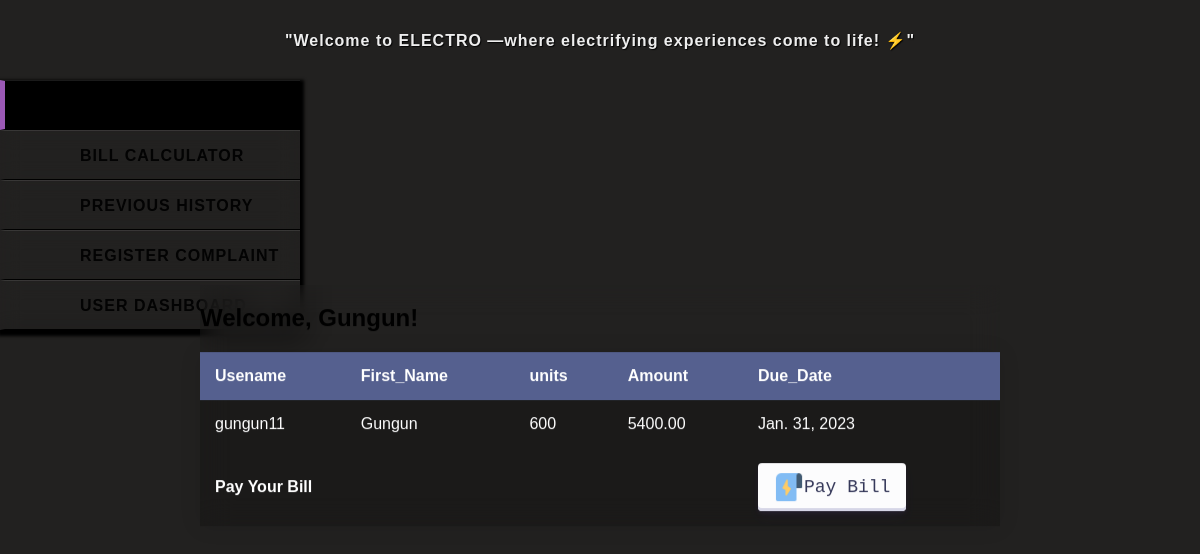
Page /userhomepage/ (signed in) on the committed database.
### electro/models.py (models this page shows)
class CustomUser(AbstractUser):
    id = models.AutoField(primary_key=True)
    USER_TYPE_CHOICES = [
        ('user', 'User'),
        ('staff', 'Staff')
        ]
    user_type = models.CharField(max_length=50, choices=USER_TYPE_CHOICES)
    firstname=models.CharField(max_length=255)
    lastname=models.CharField(max_length=255)
    emailid = models.CharField(max_length=255)
    phone_number = models.CharField(max_length=15, unique=True,null=True,blank=True)
    groups = models.ManyToManyField(
        'auth.Group',
        related_name='custom_user_groups',
        blank=True,
        help_text='The groups this user belongs to. A user will get all permissions granted to each of their groups.',
        verbose_name='groups',
    )
    user_permissions = models.ManyToManyField(
        'auth.Permission',
        related_name='custom_user_permissions',
        blank=True,
        help_text='Specific permissions for this user.',
        verbose_name='user permissions',
    )

class Unit(models.Model):
    staff = models.ForeignKey(CustomUser, related_name='added_units', on_delete=models.CASCADE,null=True)
    user= models.ForeignKey(CustomUser, related_name='received_units', on_delete=models.CASCADE,null=True)
    units=models.IntegerField(default=0)
    amount = models.DecimalField(max_digits=10, decimal_places=2,default=0)
    due_date = models.DateField(null=True)
    invoice = models.ForeignKey(Invoice, related_name='units', on_delete=models.SET_NULL, null=True, blank=True)
    status = models.CharField(max_length=10, choices=[('pending', 'Pending'), ('paid', 'Paid'), ('overdue', 'Overdue')],
                              default='pending')
    invoiced = models.BooleanField(default=False)
    disconnection_date = models.DateField(null=True, blank=True)
    objects = models.Manager()

### electro/views.py (the view)
# urls.py: path('userhomepage/',views.user_homepage,name='userhomepage'),
def user_homepage(request):
    if request.user.is_authenticated:
        print("Authenticated User:", request.user.id)
    user_units = Unit.objects.filter(user_id=request.user.id)
    print(user_units)
    user_info = {
        'username': request.user.username,
        'first_name': request.user.first_name,
    }
    print(user_info)
    return render(request, "electro/userhomepage.html", {'user_info': user_info, 'user_units': user_units})

### templates/electro/userhomepage.html (shortened to what this page needs)
{% load static %}
<!DOCTYPE html>
<html lang="en">
<head>
  <link rel="stylesheet" href="{% static 'css/userhome.css' %}">
</head>
<body>
  <h1>"Welcome to ELECTRO —where electrifying experiences come to life! ⚡️"</h1>
  <div class="nav-container">
    <ul class="nav">
      <li class="active">
        <a href="#">
        </a>
      </li>
      <li>
        <a href="{% url 'calc' %}">
          <span class="text">Bill calculator</span>
        </a>
      </li>
        <li>
            <a href="{% url 'user_history' %}">
          <span class="text">Previous history</span>
        </a>
        </li>
      <li>
        <a href="{% url 'complaint' %}">
          <span class="text">Register Complaint</span>
        </a>
      </li>
      <li>
          <a href="{% url 'user_dashboard' %}">
          <span class="text">USER DASHBOARD</span>
        </a>
      </li>
    </ul>
  </div>
  <div class="container">
    <h2>Welcome, {{ user.first_name }}!</h2>
    <table>
      <thead>
        <tr>
          <th>Usename</th>
          <th>First_Name</th>
          <th>units</th>
          <th>Amount</th>
          <th>Due_Date</th>
        </tr>
      </thead>
      <tbody>
            {% for unit in user_units %}
            <tr>
                <td>{{ user_info.username }}</td>
                <td>{{ user_info.first_name }}</td>
                <td>{{ unit.units }}</td>
                <td>{{unit.amount}}</td>
                <td>{{unit.due_date}}</td>
            </tr>
            {% endfor %}
            <tr>
              <th colspan="4">Pay Your Bill</th>
          <td> <button class="button-30" role="button" onclick="pay_Bill()"><img src="{% static 'images/user2.png' %}"alt="" height="30px" width="30px">Pay Bill</button>
        </tr>
      </tbody>
    </table>
  </div>
</body>
</html>

### static/css/userhome.css (style rules this page uses)
* { box-sizing: border-box; }
h1 { font-size: 1em; text-align: center; color: #eee; letter-spacing: 1px; text-shadow: 1px 1px 1px rgba(0, 0, 0, 0.9); padding: 20px; }
.nav-container { width: 300px; box-shadow: 1px 3px 3px 3px black; transition: all 0.5s linear; }
.nav { list-style-type: none; margin: 0; padding: 0; }
li { height: 50px; position: relative; backdrop-filter: blur(10px); }
a { border-top: 1px solid rgba(255, 255, 255, 0.1); border-bottom: 1px solid black; text-decoration: none; display: block; height: 100%; width: 100%; line-height: 50px; color: #030303; text-transform: uppercase; font-weight: bold; padding-left: 25%; border-left: 5px solid transparent; letter-spacing: 1px; transition: all 0.3s linear; }
.text { transition: all .4s linear; }
.active a { color: #9b59b6; border-left: 5px solid #9b59b6; background-color: #000000; outline: 0; }
html, body { height: 100%; }
body { margin: 0; background: linear-gradient(45deg, #49a09d, #5f2c82); font-family: sans-serif; font-weight: 100; }
.container { position: absolute; top: 50%; left: 50%; transform: translate(-50%, -50%); backdrop-filter: blur(15px); }
table { width: 800px; border-collapse: collapse; overflow: hidden; box-shadow: 0 0 20px rgba(0, 0, 0, 0.1); }
th, td { padding: 15px; background-color: rgba(0, 0, 0, 0.2); color: #fff; }
th { text-align: left; }
.button-30 { align-items: center; appearance: none; background-color: #FCFCFD; border-radius: 4px; border-width: 0; box-shadow: rgba(45, 35, 66, 0.4) 0 2px 4px, rgba(45, 35, 66, 0.3) 0 7px 13px -3px, #D6D6E7 0 -3px 0 inset; box-sizing: border-box; color: #36395A; cursor: pointer; display: inline-flex; font-family: "JetBrains Mono", monospace; height: 48px; justify-content: center; line-height: 1; list-style: none; overflow: hidden; padding-left: 16px; padding-right: 16px; position: relative; text-align: left; text-decoration: none; transition: box-shadow .15s, transform .15s; user-select: none; -webkit-user-select: none; touch-action: manipulation; white-space: nowrap; will-change: box-shadow, transform; font-size: 18px; }

### templates/electro/userhomepage.html (style rules this page uses)
body { height: 100%; background-color: #222120; background-image:url('/static/images/user3.jpg'); background-size: 100%; }

### rows in the picture
CustomUser: first_name "Gungun", username "gungun11"
Unit: units "600", amount "5400.00", due_date "Jan. 31, 2023"
